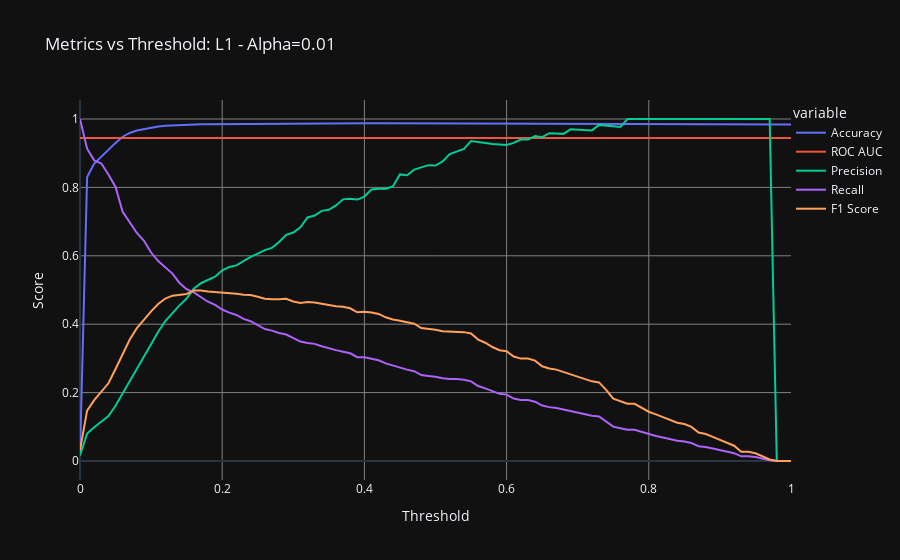

Source (notebook cell):
### Code cell
interactive_metrics_vs_threshold_plot(y_test, y_pred, "L1 - Alpha=0.01")
